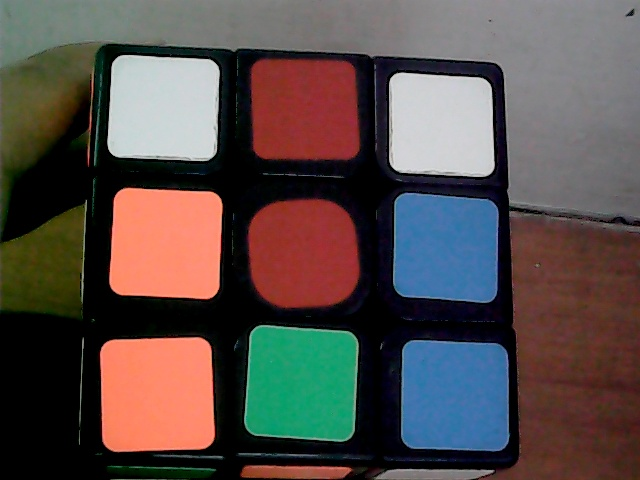
#> input picture v11.jpg, 640 x 480 px
$ python vision01.py
#> lines starting #> are read from the running program, lines starting #| are printed output that depends on the picture; after the words box and inside, x2 and y2 are one past the last pixel; in counts of white or black regions, pixels touching at a corner belong together
#> further down, img is the input picture: shape (480, 640, 3); mean B, G, R 74.4, 77.4, 87.8
import cv2
import numpy as np
from sklearn.cluster import KMeans


def cv_show(img, name):
    cv2.namedWindow(name, cv2.WINDOW_NORMAL)
    cv2.imshow(name, img)


def preprocess_image(frame):
    # 转换到HSV颜色空间
    hsv = cv2.cvtColor(frame, cv2.COLOR_BGR2HSV)

    # 图像平滑去噪
    blurred = cv2.GaussianBlur(hsv, (5, 5), 0)

    return blurred


def find_contours_by_color(hsv, lower_color, upper_color):
    # 根据颜色范围创建掩码
    mask = cv2.inRange(hsv, lower_color, upper_color)

    # 找到轮廓
    contours, _ = cv2.findContours(mask, cv2.RETR_EXTERNAL, cv2.CHAIN_APPROX_SIMPLE)

    return contours


def vision01(frame, pts1):
    # 透视变换
    pts2 = np.float32([[0, 0], [500, 0], [500, 500], [0, 500]])
    matrix = cv2.getPerspectiveTransform(pts1, pts2)
    trans = cv2.warpPerspective(frame, matrix, (500, 500))
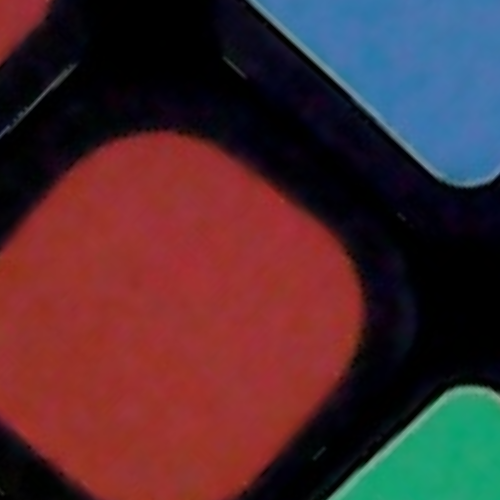
#> trans: shape (500, 500, 3); mean B, G, R 48.6, 44.1, 75.4
    cv_show(trans, 'Demo0')

    # 图像预处理
    preprocessed = preprocess_image(trans)
#> in preprocess_image, `hsv = cv2.cvtColor(frame, cv2.COLOR_BGR2HSV)`: hsv: shape (500, 500, 3); mean H, S, V 70.2, 175.6, 95.9
#> in preprocess_image, `blurred = cv2.GaussianBlur(hsv, (5, 5), 0)`: blurred: shape (500, 500, 3); mean H, S, V 70.3, 175.6, 95.9

    # 定义颜色的HSV阈值范围
    color_ranges = {
        'red': ([0, 160, 100], [10, 200, 160]),
        'green': ([70, 150, 100], [80, 240, 180]),
        'blue': ([90, 95, 140], [110, 177, 180]),
        'orange': ([4, 130, 50], [9, 160, 255]),
        'yellow': ([25, 50, 50], [40, 255, 255]),
        'white': ([80, 0, 200], [140, 10, 220]),
    }

    # 为每种颜色找到轮廓
    contours_by_color = {}
    for color, (lower, upper) in color_ranges.items():
        contours = find_contours_by_color(preprocessed, np.array(lower), np.array(upper))
        contours_by_color[color] = contours
#> this loop made 6 passes
#> contours on passes 4 to 5: 9 contours, all with area under 20, 730 contours, all with area under 20
#> pass 1, in find_contours_by_color, `mask = cv2.inRange(hsv, lower_color, upper_color)`:
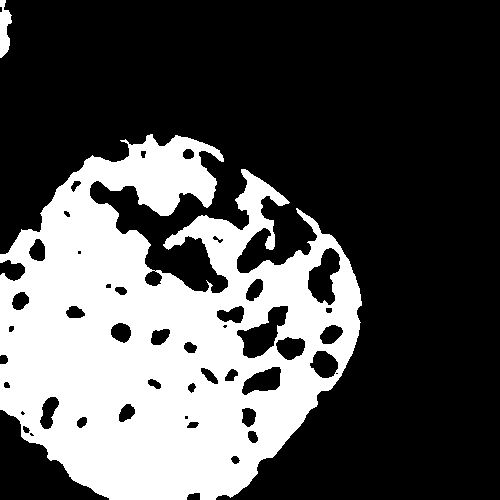
#> mask: shape (500, 500); 32% white; 2 white regions, box (x1, y1, x2, y2) and area: (0, 134, 362, 500) 79649, (0, 0, 12, 58) 455
#> pass 2, in find_contours_by_color (call 2), `mask = cv2.inRange(hsv, lower_color, upper_color)`:
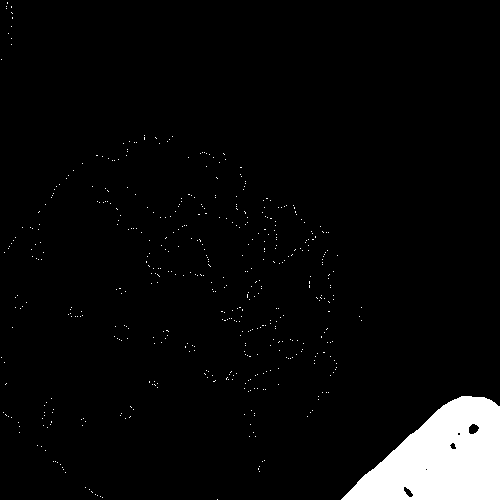
#> mask: shape (500, 500); 4.4% white; 507 white regions (506 under 20 px), largest, box (x1, y1, x2, y2) and area: (341, 396, 500, 500) 10513
#> pass 3, in find_contours_by_color (call 3), `mask = cv2.inRange(hsv, lower_color, upper_color)`:
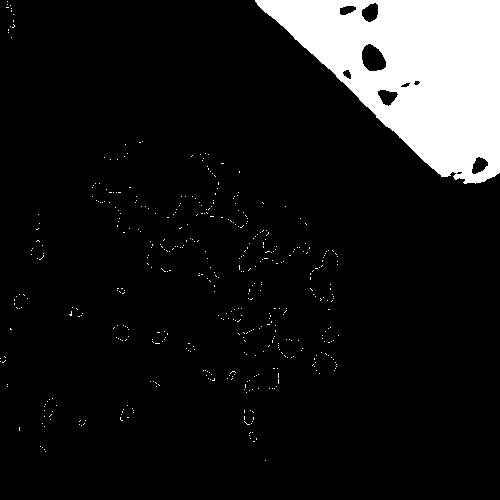
#> mask: shape (500, 500); 10.6% white; 476 white regions (475 under 20 px), largest, box (x1, y1, x2, y2) and area: (255, 0, 500, 184) 25797
#> after the loop, contours_by_color = 6 items

    # 显示轮廓
    for color, contours in contours_by_color.items():
        for contour in contours:
            x, y, w, h = cv2.boundingRect(contour)
            cv2.rectangle(trans, (x, y), (x + w, y + h), (0, 255, 0), 2)
#> this loop made 6 passes
#> color on passes 1 to 3: 'red', 'green', 'blue'
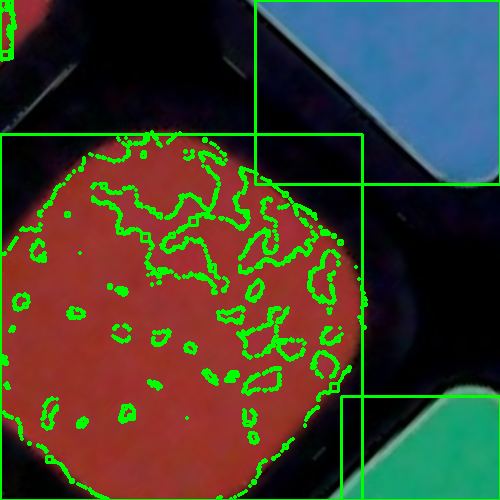
#> trans: shape (500, 500, 3); 8.57% of pixels changed, all inside (x1, y1, x2, y2) = (0, 0, 500, 500)

    cv_show(trans, 'Contours')

    # 将图像转换为二维数组，每个像素点是一个颜色特征
    Z = preprocessed.reshape((-1, 3))

    # 将数组类型转换为float32
    Z = np.float32(Z)

    # 执行K-means聚类
    kmeans = KMeans(n_clusters=6, random_state=0).fit(Z)
    labels = kmeans.labels_
    centers = kmeans.cluster_centers_
#> centers = [[117.7, 175.9, 162.1], [113, 236.3, 9.94], [3.5, 180.8, 149.7], [123.8, 157.9, 22.14], [6.29, 16.18, 0.717], [92.57, 91.7, 130.4]]

    # 将结果转换回uint8类型
    centers = np.uint8(centers)
#> centers = [[117, 175, 162], [112, 236, 9], [3, 180, 149], [123, 157, 22], [6, 16, 0], [92, 91, 130]]

    # 映射聚类结果到魔方的每个面上
    board = np.zeros((3, 3), dtype=int)
    width = trans.shape[1] // 3
#> width = 166
    height = trans.shape[0] // 3
#> height = 166

    for i in range(3):
        for j in range(3):
            # 为每个小块创建掩码
            mask = (Z[:, 0] >= i * width) & (Z[:, 0] < (i + 1) * width) & \
                   (Z[:, 1] >= j * height) & (Z[:, 1] < (j + 1) * height)
            # 应用掩码并确定颜色
            cluster_colors = centers[labels[mask]]
            # 找到最频繁的颜色索引
            color_index = np.argmax(np.bincount(labels[mask], minlength=6))
            board[i, j] = color_index
#> after the loop, board = [[0, 2, 0], [3, 0, 0], [0, 0, 0]]

    # 显示聚类结果
    result = centers[labels].reshape((500, 500, 3))
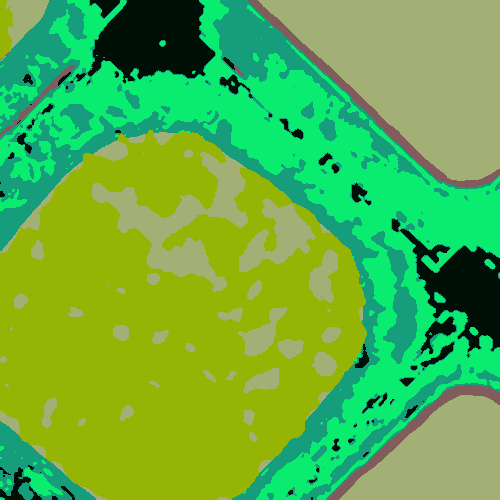
#> result: shape (500, 500, 3); mean of channels 0, 1, 2 69.6, 174.9, 95.3; drawn as B, G, R
    cv_show(result, 'K-means Clustering')

    return board, contours_by_color


if __name__ == '__main__':
    # 读取图像
    img = cv2.imread('v11.jpg')
    if img is None:
        print("Error: Unable to load image. Please check the path.")
        exit()

    # 定义四个点的坐标
    pts1 = np.float32([[342, 145], [445, 260], [335, 365], [230, 255]])

    # 调用vision01函数
    board, contours_by_color = vision01(img, pts1)
#> board = [[0, 2, 0], [3, 0, 0], [0, 0, 0]]; contours_by_color = 6 items

    # 打印九宫格的颜色
    colors = ['白', '红', '蓝', '绿', '黄', '橙']
    for i in range(3):
        for j in range(3):
            print(colors[board[i][j]], end=" ")
        print()
#> this loop made 3 passes
#| 白 蓝 白
#| 绿 白 白
#| 白 白 白
    print()

    cv2.waitKey(0)
    cv2.destroyAllWindows()
